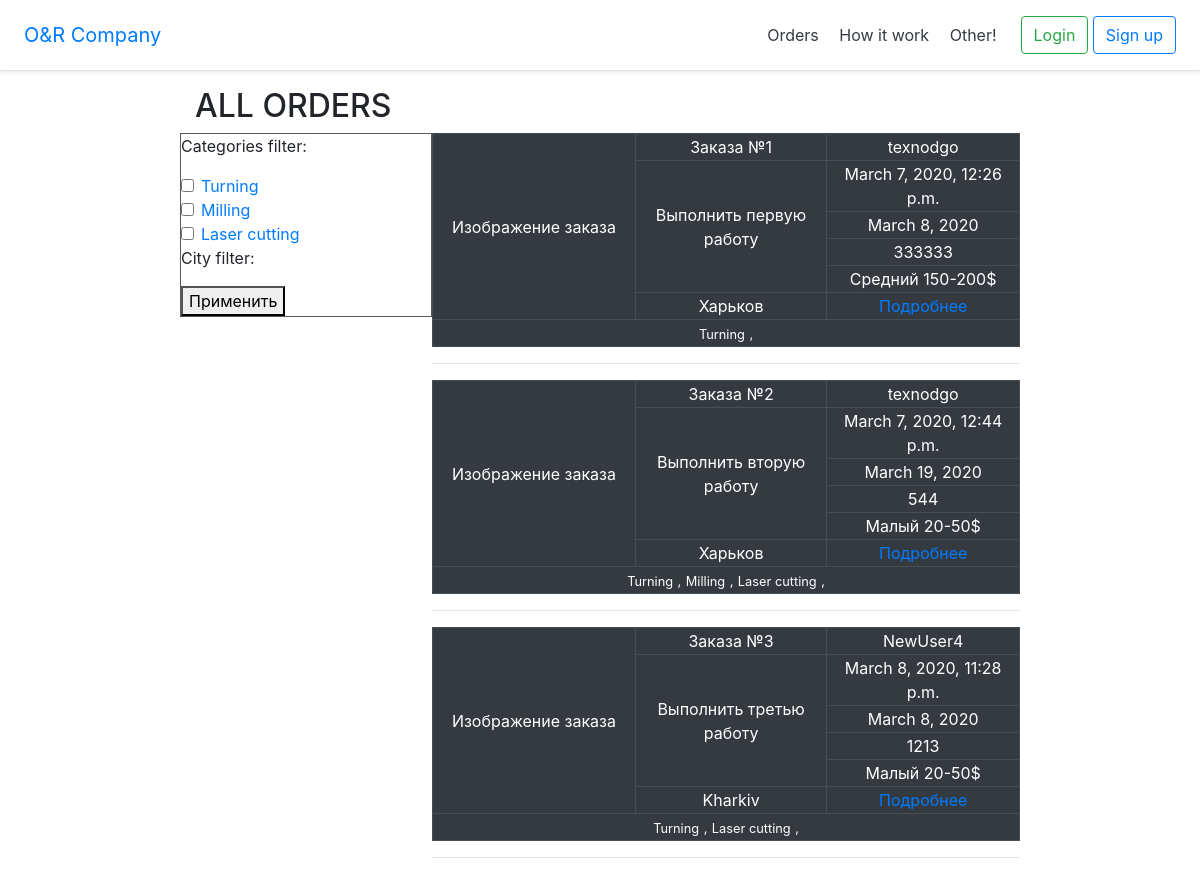
The app's page /orders/, older data.
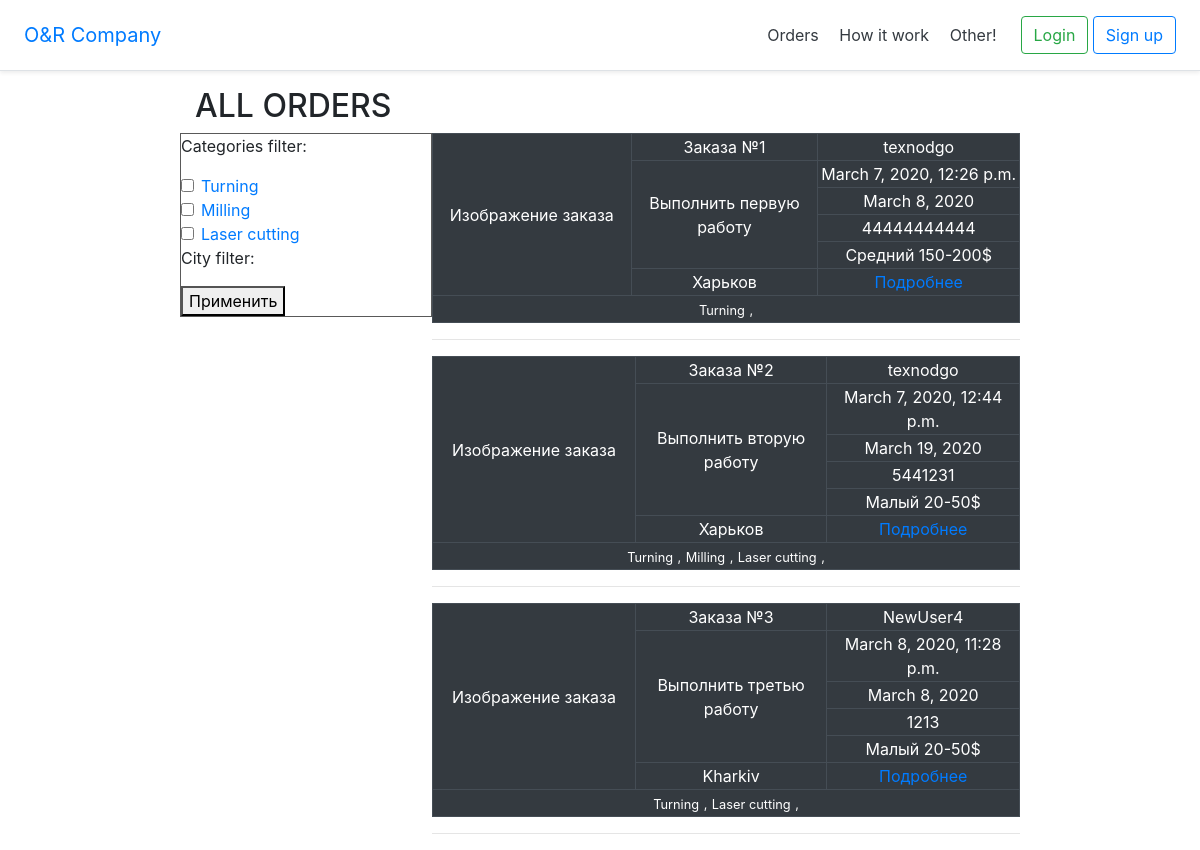
The same page, newer data.
### orders/models.py (models this page shows, shortened)
class Order(models.Model):
    author = models.ForeignKey(User, on_delete=models.PROTECT)  # Автор заказа. Автоматически
    date_create = models.DateTimeField(default=timezone.now)  # Время создания заказа. Автоматически
    title = models.CharField(max_length=100)  # Заголовок заказа
    description = models.TextField()  # Описание заказа
    amount = models.PositiveIntegerField()  # Кол-во изделий
    city = models.CharField(max_length=30)  # Грод заказа
    lead_time = models.DateField()  # Срок выполнения заказа
    proposed_budget = models.CharField(max_length=40)  # Предложеный бюджет
    activity = models.BooleanField()  # Активность заказа
    status = models.CharField(max_length=10)  # Статус заказ
    categories = models.ManyToManyField('OperationCategories', blank=True, related_name='orders')
    objects = models.Manager()

### orders/views.py (the view)
# urls.py: path('orders/', orders_views.orders, name='orders'),
def orders(request):
    all_orders = Order.objects.all()
    filters = OperationCategories.objects.all()
    paginator = Paginator(all_orders, 3)
    try:
        page = int(request.GET.get('page', '1'))
    except:
        page = 1
    try:
        posts = paginator.page(page)
    except(EmptyPage, InvalidPage):
        posts = paginator.page(paginator.num_pages)
    context = {
        'all_orders': posts,
        'filters': filters,
    }
    return render(request, 'orders/all_orders.html', context)

### orders/models.py (called while the page is built)
    def __str__(self):
        return self.title

### orders/templates/orders/all_orders.html (shortened to what this page needs)
{% extends "HomePage/base.html" %}
{% load i18n %}
{% load static %}
{% load bootstrap_pagination %}
{% block content %}
    <link rel="stylesheet" href="{% static 'orders/style.css' %}">
    <div class="page">
        <div class="container">
            <h2>{% trans "ALL ORDERS" %}</h2>
        </div>
        <div class="orders-filter">
            <p>Categories filter:</p>
            <div class="container-mb-2">
                {% for categiry in filters %}
                    <div class="form-check">
                      <input class="form-check-input" type="checkbox" value="" id="defaultCheck1">
                      <label class="form-check-label" for="defaultCheck1">
                        <a href="{{ categiry.url }}" class="filter-menu">{{ categiry.title }}</a>
                      </label>
                    </div>
                {% endfor %}
            </div>
            <div>
                <p>City filter:</p>
            </div>
            <button type="button"><a href=""></a>Применить</button>
        </div>
        <div class="orders-views">
        {% for order in all_orders.object_list %}
            <table class="table-dark">
                <tbody>
                    <tr>
                        <td class="order-drawings" rowspan="6">Изображение заказа</td>
                        <td class="order-title">{{ order.title }}</td>
                        <td class="oreder-author">{{ order.author }}</td>
                    </tr>
                    <tr>
                        <td class="order-description" rowspan="4">{{ order.description }}</td>
                        <td class="order-date-create">{{ order.date_create }}</td>
                    </tr>
                    <tr>
                        <td class="order-lead-time">{{ order.lead_time }}</td>
                    </tr>
                    <tr>
                        <td class="order-amount">{{ order.amount }}</td>
                    </tr>
                    <tr>
                        <td class="order-proposed-budget">{{ order.proposed_budget }}</td>
                    </tr>
                    <tr>
                        <td class="order-city">{{ order.city }}</td>
                        <td class="order-bottom-view"><a href="{{order.id}}">Подробнее</a></td>
                    </tr>
                    <tr>
                        <td class="order-categories" colspan="3">
                            {% for cat in order.categories.all %}
                                <small>{{ cat }}</small>
                                <small>,</small>
                            {% endfor %}
                        </td>
                    </tr>
                </tbody>
            </table>
            <hr>
        {% endfor %}
        </div>
    </div>
{% endblock %}

Row changes from the older to the newer data that the page shows:
changed Order "Заказа №1": amount "333333" → "44444444444"
changed Order "Заказа №2": amount "544" → "5441231"
